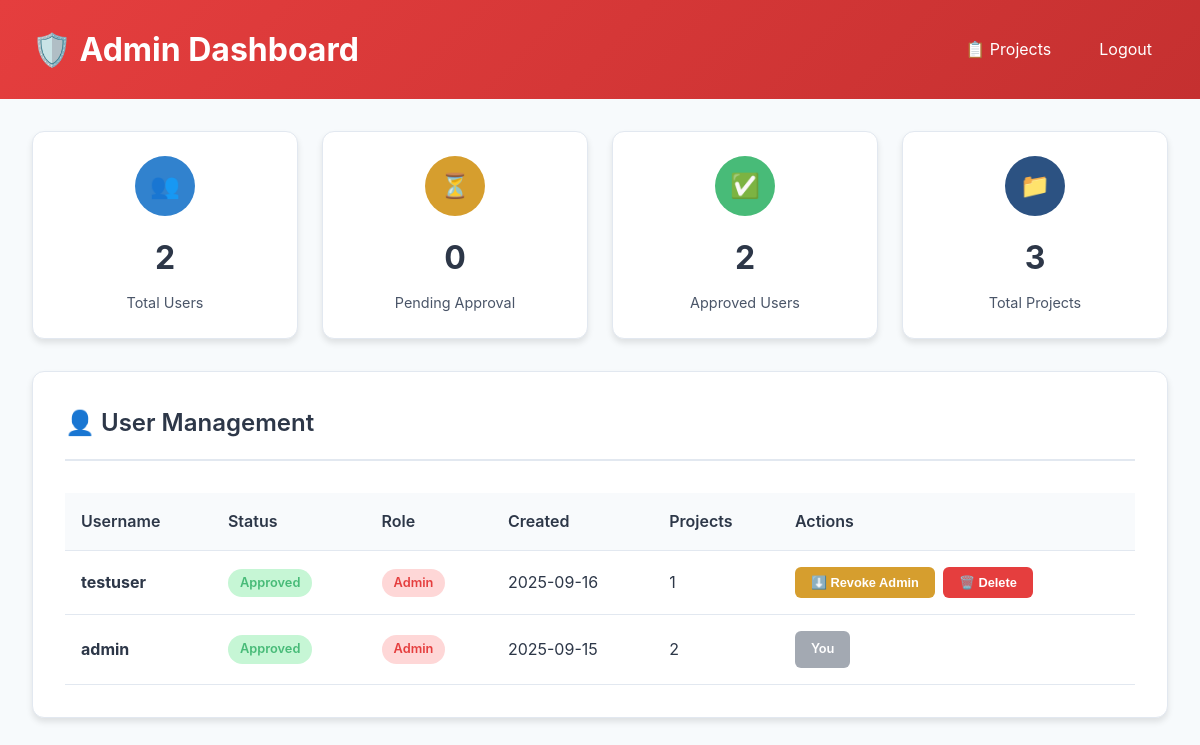
Page /admin (signed in) on the earlier database version.
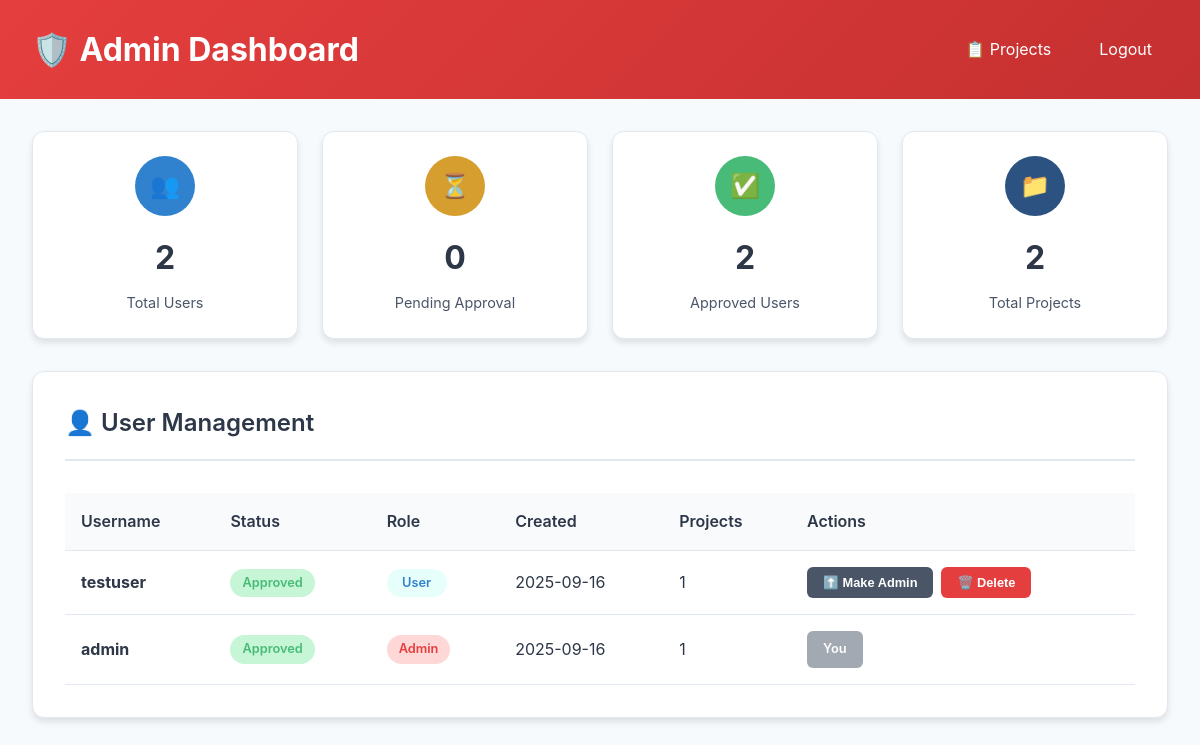
Same page on the later database version.
### app.py (models this page shows)
class User(db.Model, UserMixin):
    id = db.Column(db.Integer, primary_key=True)
    username = db.Column(db.String(80), unique=True, nullable=False)
    password = db.Column(db.String(120), nullable=False)
    is_approved = db.Column(db.Boolean, nullable=False, default=False)
    is_admin = db.Column(db.Boolean, nullable=False, default=False)
    created_at = db.Column(db.DateTime, nullable=False, default=db.func.current_timestamp())
    projects = db.relationship('Project', backref='owner', lazy=True)

### app.py (the view)
@app.route('/admin')
@login_required
@admin_required
def admin_dashboard():
    users = User.query.order_by(User.created_at.desc()).all()
    pending_users = User.query.filter_by(is_approved=False).count()
    total_users = User.query.count()
    total_projects = Project.query.count()
    stats = {
        'total_users': total_users,
        'pending_users': pending_users,
        'approved_users': total_users - pending_users,
        'total_projects': total_projects
    }
    return render_template('admin.html', users=users, stats=stats)

### app.py (called while the page is built)
@login_manager.user_loader
def load_user(user_id):
    return User.query.get(int(user_id))

def admin_required(f):
    from functools import wraps
    @wraps(f)
    def decorated_function(*args, **kwargs):
        if not current_user.is_authenticated or not current_user.is_admin:
            flash("Admin access required.", "danger")
            return redirect(url_for('project_selection'))
        return f(*args, **kwargs)
    return decorated_function

### templates/admin.html (shortened to what this page needs)
<!DOCTYPE html>
<html lang="en">
<head>
</head>
<body>
    <div class="header">
        <div class="header-content">
            <h1>🛡️ Admin Dashboard</h1>
            <div class="nav-links">
                <a href="{{ url_for('project_selection') }}">📋 Projects</a>
                <a href="{{ url_for('logout') }}">Logout</a>
            </div>
        </div>
    </div>
    <div class="container">
        <div class="stats-grid">
            <div class="stat-card">
                <div class="stat-icon users">👥</div>
                <div class="stat-number">{{ stats.total_users }}</div>
                <div class="stat-label">Total Users</div>
            </div>
            <div class="stat-card">
                <div class="stat-icon pending">⏳</div>
                <div class="stat-number">{{ stats.pending_users }}</div>
                <div class="stat-label">Pending Approval</div>
            </div>
            <div class="stat-card">
                <div class="stat-icon approved">✅</div>
                <div class="stat-number">{{ stats.approved_users }}</div>
                <div class="stat-label">Approved Users</div>
            </div>
            <div class="stat-card">
                <div class="stat-icon projects">📁</div>
                <div class="stat-number">{{ stats.total_projects }}</div>
                <div class="stat-label">Total Projects</div>
            </div>
        </div>
        <div class="users-section">
            <div class="section-header">
                <div class="section-title">
                    👤 User Management
                </div>
            </div>
            {% if users %}
                <div style="overflow-x: auto;">
                    <table class="users-table">
                        <thead>
                            <tr>
                                <th>Username</th>
                                <th>Status</th>
                                <th>Role</th>
                                <th>Created</th>
                                <th>Projects</th>
                                <th>Actions</th>
                            </tr>
                        </thead>
                        <tbody>
                            {% for user in users %}
                            <tr>
                                <td><strong>{{ user.username }}</strong></td>
                                <td>
                                    {% if user.is_approved %}
                                        <span class="status-badge status-approved">Approved</span>
                                    {% else %}
                                        <span class="status-badge status-pending">Pending</span>
                                    {% endif %}
                                </td>
                                <td>
                                    {% if user.is_admin %}
                                        <span class="role-badge role-admin">Admin</span>
                                    {% else %}
                                        <span class="role-badge role-user">User</span>
                                    {% endif %}
                                </td>
                                <td>{{ user.created_at.strftime('%Y-%m-%d') if user.created_at else 'N/A' }}</td>
                                <td>{{ user.projects|length }}</td>
                                <td>
                                    <div class="action-buttons">
                                        {% if user.id != current_user.id %}
                                            <form method="POST" action="{{ url_for('toggle_user_admin', user_id=user.id) }}" style="display: inline;">
                                                {% if user.is_admin %}
                                                    <button type="submit" class="btn btn-warning">⬇️ Revoke Admin</button>
                                                {% else %}
                                                    <button type="submit" class="btn btn-secondary">⬆️ Make Admin</button>
                                                {% endif %}
                                            </form>
                                            <button class="btn btn-danger" onclick="showDeleteModal({{ user.id }}, '{{ user.username }}')">
                                                🗑️ Delete
                                            </button>
                                        {% else %}
                                            <span class="btn btn-secondary" style="opacity: 0.5;">You</span>
                                        {% endif %}
                                    </div>
                                </td>
                            </tr>
                            {% endfor %}
                        </tbody>
                    </table>
                </div>
            {% else %}
                <div class="empty-state">
                    <h3>No Users Found</h3>
                    <p>No users have registered yet.</p>
                </div>
            {% endif %}
        </div>
    </div>
</body>
</html>

### templates/admin.html (style rules this page uses)
:root { --primary-color: #2c5282; --secondary-color: #3182ce; --success-color: #48bb78; --danger-color: #e53e3e; --warning-color: #d69e2e; --info-color: #3182ce; --background-color: #f7fafc; --white: #ffffff; --text-primary: #2d3748; --text-secondary: #4a5568; --border-color: #e2e8f0; --shadow: 0 4px 6px rgba(0, 0, 0, 0.1); --shadow-hover: 0 8px 15px rgba(0, 0, 0, 0.15); }
* { margin: 0; padding: 0; box-sizing: border-box; }
body { font-family: -apple-system, BlinkMacSystemFont, "Segoe UI", Roboto, "Helvetica Neue", Arial, sans-serif; background-color: var(--background-color); color: var(--text-primary); line-height: 1.6; min-height: 100vh; }
.header { background: linear-gradient(135deg, var(--danger-color), #c53030); color: var(--white); padding: 1.5rem 0; }
.header-content { max-width: 1200px; margin: 0 auto; padding: 0 2rem; display: flex; justify-content: space-between; align-items: center; }
.header h1 { font-size: 2rem; font-weight: 700; display: flex; align-items: center; gap: 0.5rem; }
.nav-links { display: flex; gap: 1rem; align-items: center; }
.nav-links a { color: var(--white); text-decoration: none; padding: 0.5rem 1rem; border-radius: 6px; transition: background 0.3s ease; }
.container { max-width: 1200px; margin: 0 auto; padding: 2rem; }
.stats-grid { display: grid; grid-template-columns: repeat(auto-fit, minmax(250px, 1fr)); gap: 1.5rem; margin-bottom: 2rem; }
.stat-card { background: var(--white); border-radius: 12px; padding: 1.5rem; box-shadow: var(--shadow); border: 1px solid var(--border-color); text-align: center; }
.stat-icon { width: 60px; height: 60px; border-radius: 50%; display: flex; align-items: center; justify-content: center; margin: 0 auto 1rem; font-size: 1.5rem; font-weight: bold; color: var(--white); }
.stat-icon.users { background: var(--info-color); }
.stat-icon.pending { background: var(--warning-color); }
.stat-icon.approved { background: var(--success-color); }
.stat-icon.projects { background: var(--primary-color); }
.stat-number { font-size: 2rem; font-weight: 700; color: var(--text-primary); margin-bottom: 0.5rem; }
.stat-label { color: var(--text-secondary); font-size: 0.9rem; }
.users-section { background: var(--white); border-radius: 12px; padding: 2rem; box-shadow: var(--shadow); border: 1px solid var(--border-color); }
.section-header { display: flex; justify-content: space-between; align-items: center; margin-bottom: 2rem; padding-bottom: 1rem; border-bottom: 2px solid var(--border-color); }
.section-title { font-size: 1.5rem; font-weight: 600; color: var(--text-primary); display: flex; align-items: center; gap: 0.5rem; }
.users-table { width: 100%; border-collapse: collapse; }
.users-table th, .users-table td { padding: 1rem; text-align: left; border-bottom: 1px solid var(--border-color); }
.users-table th { background: #f8fafc; font-weight: 600; color: var(--text-primary); }
.status-badge { padding: 0.25rem 0.75rem; border-radius: 20px; font-size: 0.8rem; font-weight: 600; text-align: center; display: inline-block; min-width: 80px; }
.status-approved { background: #c6f6d5; color: var(--success-color); }
.role-badge { padding: 0.25rem 0.75rem; border-radius: 20px; font-size: 0.8rem; font-weight: 600; text-align: center; display: inline-block; min-width: 60px; }
.role-admin { background: #fed7d7; color: var(--danger-color); }
.role-user { background: #e6fffa; color: var(--info-color); }
.action-buttons { display: flex; gap: 0.5rem; flex-wrap: wrap; }
.btn { padding: 0.5rem 1rem; border: none; border-radius: 6px; font-size: 0.8rem; font-weight: 600; cursor: pointer; transition: all 0.2s ease; text-decoration: none; display: inline-block; text-align: center; }
.btn-danger { background: var(--danger-color); color: var(--white); }
.btn-secondary { background: var(--text-secondary); color: var(--white); }

Differences in the rows shown:
changed User "testuser": is_admin "Admin ⬇️ Revoke Admin" → "User ⬆️ Make Admin"
changed User "admin": created_at "2025-09-15" → "2025-09-16"; projects|length "2" → "1"
Other differences:
{{ stats.total_projects }}: "3" → "2"
